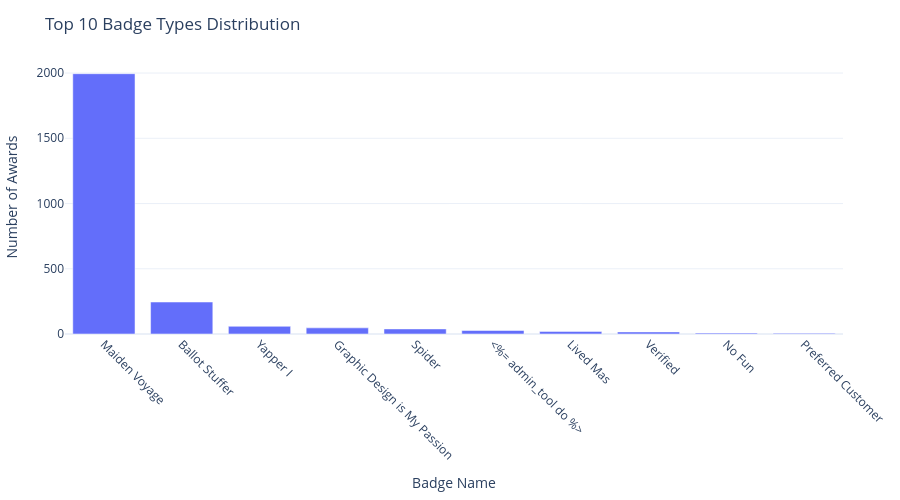

The cell this chart's notebook holds for it:
### Markdown cell above
### Badge distribution

A bar chart showing the distribution of badge types.

### Code cell
badge_counts = df['badge_name'].value_counts().reset_index()
badge_counts.columns = ['badge_name', 'count']

fig = px.bar(
    badge_counts.head(10),  # Top 10 badges
    x='badge_name',
    y='count',
    title='Top 10 Badge Types Distribution',
    labels={'badge_name': 'Badge Name', 'count': 'Number of Awards'}
)

fig.update_xaxes(tickangle=45)
fig.update_layout(height=500)
fig.show()

save_plotly(fig, 'badge_distribution', 'Distribution of the top 10 most common badge types', friendly_name='Badge distribution')

### Figure 1 — Plotly figure (JSON) as saved in the notebook; plotly's stock layout.template omitted (floating-point values rounded to 4 significant figures)
{"data": [{"hovertemplate": "Badge Name=%{x}<br>Number of Awards=%{y}<extra></extra>", "legendgroup": "", "marker": {"color": "#636efa", "pattern": {"shape": ""}}, "name": "", "orientation": "v", "showlegend": false, "textposition": "auto", "type": "bar", "x": ["Maiden Voyage", "Ballot Stuffer", "Yapper I", "Graphic Design is My Passion", "Spider", "<%= admin_tool do %>", "Lived Mas", "Verified", "No Fun", "Preferred Customer"], "xaxis": "x", "y": [1995, 245, 59, 47, 39, 27, 20, 16, 7, 6], "yaxis": "y"}], "layout": {"barmode": "relative", "height": 500, "legend": {"tracegroupgap": 0}, "title": {"text": "Top 10 Badge Types Distribution"}, "xaxis": {"anchor": "y", "domain": [0, 1], "tickangle": 45, "title": {"text": "Badge Name"}}, "yaxis": {"anchor": "x", "domain": [0, 1], "title": {"text": "Number of Awards"}}}}
